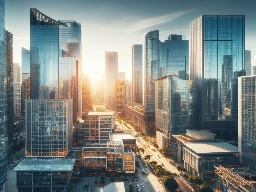
#> input picture opencv/data/kucuk_sehir_goruntusu.jpeg, 256 x 192 px
$ python 'uygulama 15 görseli dondurme.py'
#> lines starting #> are read from the running program, lines starting #| are printed output that depends on the picture
import cv2

# Görüntüyü yükle
image = cv2.imread('kucuk_sehir_goruntusu.jpeg')
#> image is the input picture: shape (192, 256, 3); mean B, G, R 128.6, 131.6, 123.9

# Yatay çevirme
flipped_horizontally = cv2.flip(image, 1)
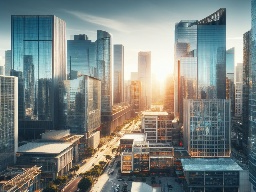
#> flipped_horizontally: shape (192, 256, 3); mean B, G, R 128.6, 131.6, 123.9

# Dikey çevirme
flipped_vertically = cv2.flip(image, 0)
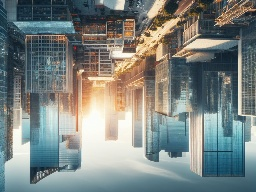
#> flipped_vertically: shape (192, 256, 3); mean B, G, R 128.6, 131.6, 123.9

# Görüntüleri göster
cv2.imshow('Orjinal Goruntu', image)
cv2.imshow('Yatay Cevrilmis Goruntu', flipped_horizontally)
cv2.imshow('Dikey Cevrilmis Goruntu', flipped_vertically)

# Pencereyi kapat
cv2.waitKey(0)
cv2.destroyAllWindows()

$ run again, with opencv/data/gol_manzarasi.jpeg copied over opencv/data/kucuk_sehir_goruntusu.jpeg
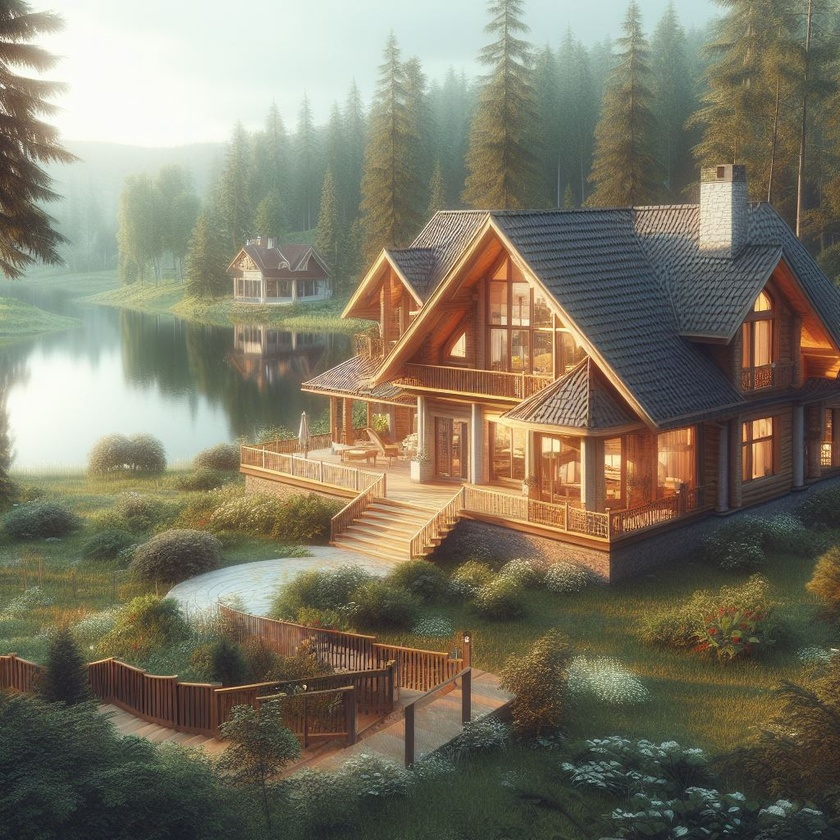
#> input picture opencv/data/gol_manzarasi.jpeg, 840 x 840 px, shrunk from 1024 x 1024 before the run
#> image is the input picture: shape (840, 840, 3); mean B, G, R 101.2, 119.4, 125
#> `flipped_horizontally = cv2.flip(image, 1)`:
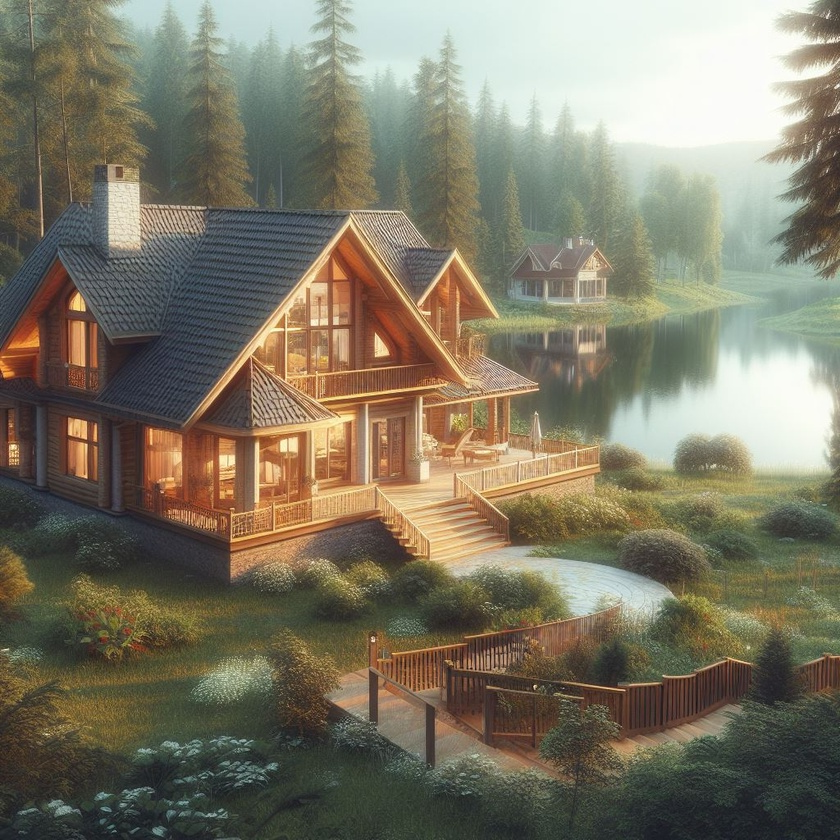
#> flipped_horizontally: shape (840, 840, 3); mean B, G, R 101.2, 119.4, 125
#> `flipped_vertically = cv2.flip(image, 0)`:
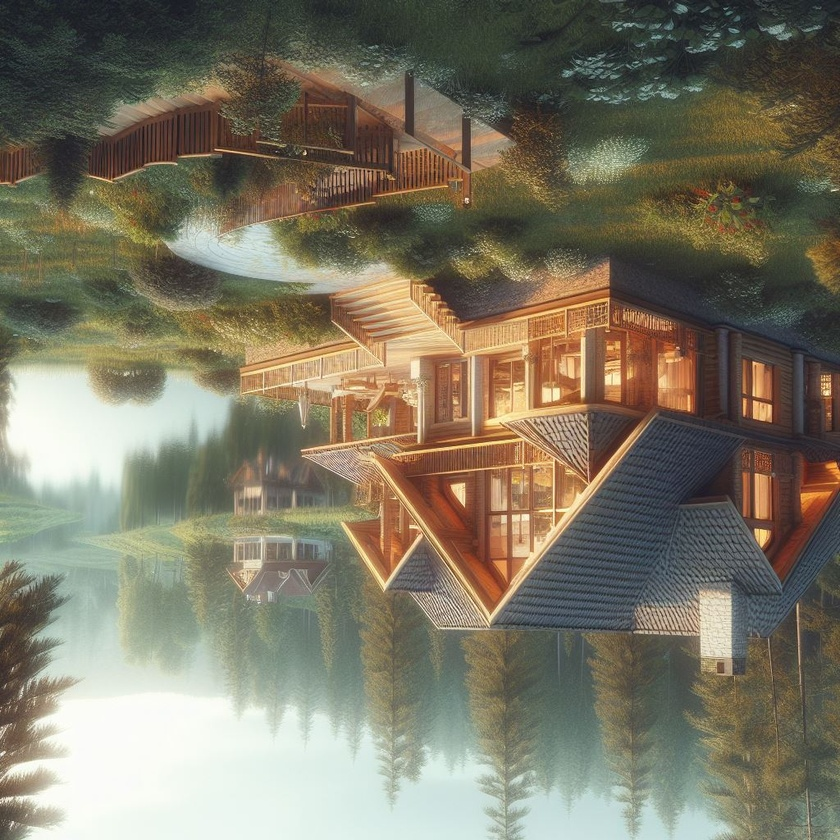
#> flipped_vertically: shape (840, 840, 3); mean B, G, R 101.2, 119.4, 125

$ run again, with opencv/data/kizil_cam.jpeg copied over opencv/data/kucuk_sehir_goruntusu.jpeg
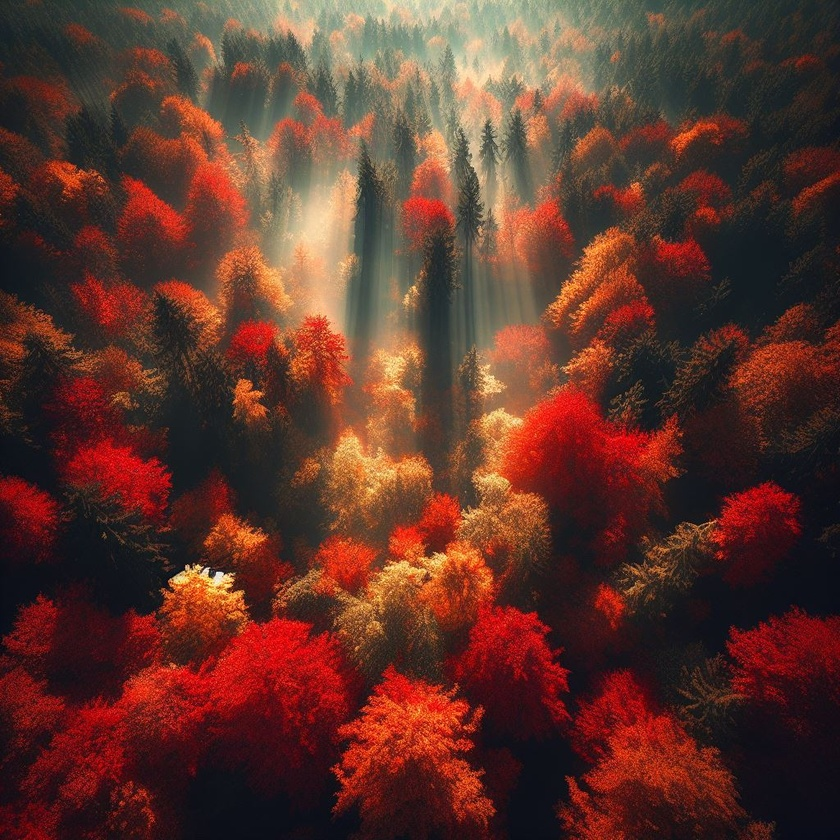
#> input picture opencv/data/kizil_cam.jpeg, 840 x 840 px, shrunk from 1024 x 1024 before the run
#> image is the input picture: shape (840, 840, 3); mean B, G, R 43.8, 53.7, 95
#> `flipped_horizontally = cv2.flip(image, 1)`:
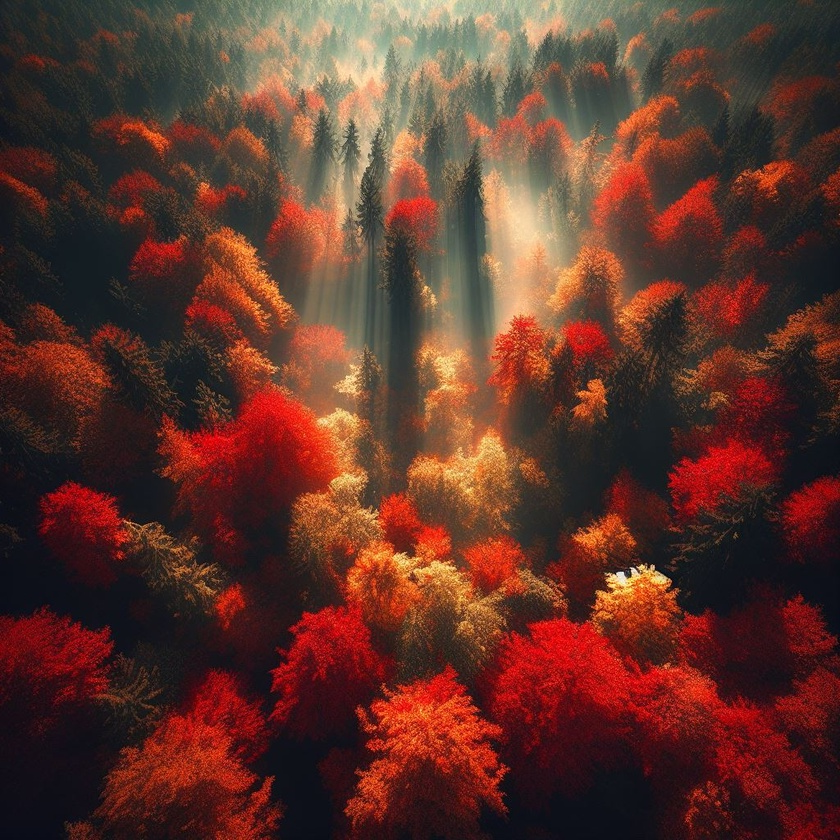
#> flipped_horizontally: shape (840, 840, 3); mean B, G, R 43.8, 53.7, 95
#> `flipped_vertically = cv2.flip(image, 0)`:
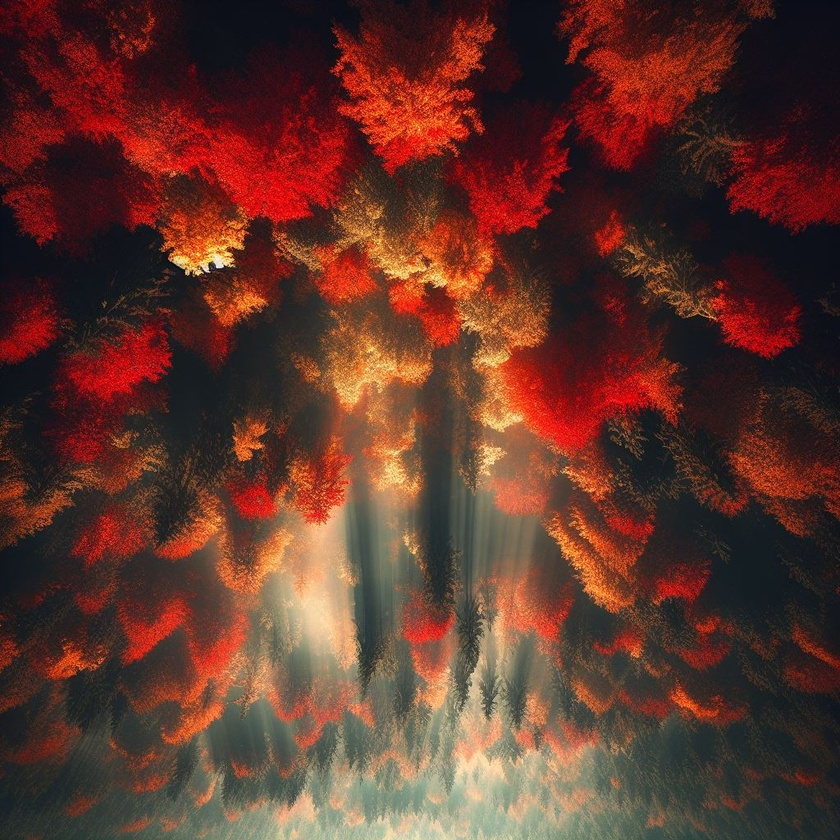
#> flipped_vertically: shape (840, 840, 3); mean B, G, R 43.8, 53.7, 95
